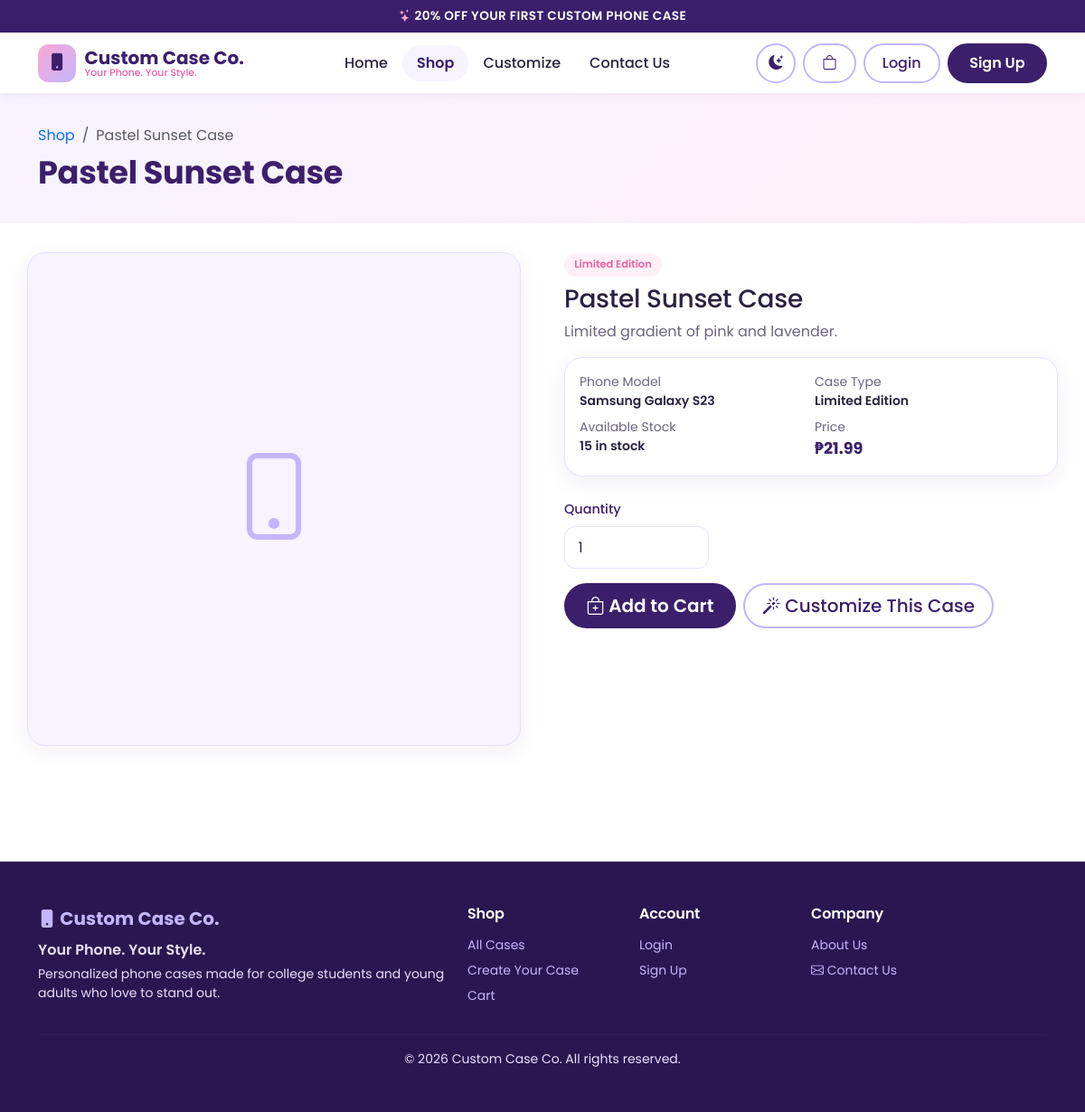
/product.php?id=6, run on the app's committed database.
### tables this page shows
CREATE TABLE products (
  id INT UNSIGNED AUTO_INCREMENT PRIMARY KEY,
  category_id INT UNSIGNED NOT NULL,
  phone_model_id INT UNSIGNED NULL,           
  name VARCHAR(150) NOT NULL,
  description TEXT NULL,
  price DECIMAL(10,2) NOT NULL,
  stock INT UNSIGNED NOT NULL DEFAULT 0,
  image VARCHAR(255) NULL,                    
  is_featured TINYINT(1) NOT NULL DEFAULT 0,
  is_active TINYINT(1) NOT NULL DEFAULT 1,
  created_at TIMESTAMP NOT NULL DEFAULT CURRENT_TIMESTAMP,
  updated_at TIMESTAMP NOT NULL DEFAULT CURRENT_TIMESTAMP ON UPDATE CURRENT_TIMESTAMP,
  CONSTRAINT chk_product_price CHECK (price >= 0),
  CONSTRAINT fk_products_category FOREIGN KEY (category_id)
    REFERENCES categories(id) ON DELETE RESTRICT ON UPDATE CASCADE,
  CONSTRAINT fk_products_model FOREIGN KEY (phone_model_id)
    REFERENCES phone_models(id) ON DELETE SET NULL ON UPDATE CASCADE,
  INDEX idx_products_active (is_active),
  INDEX idx_products_name (name)
);

CREATE TABLE categories (
  id INT UNSIGNED AUTO_INCREMENT PRIMARY KEY,
  name VARCHAR(80) NOT NULL UNIQUE,
  description VARCHAR(255) NULL,
  is_active TINYINT(1) NOT NULL DEFAULT 1,
  created_at TIMESTAMP NOT NULL DEFAULT CURRENT_TIMESTAMP
);

CREATE TABLE phone_brands (
  id INT UNSIGNED AUTO_INCREMENT PRIMARY KEY,
  name VARCHAR(50) NOT NULL UNIQUE,
  is_active TINYINT(1) NOT NULL DEFAULT 1
);

CREATE TABLE phone_models (
  id INT UNSIGNED AUTO_INCREMENT PRIMARY KEY,
  brand_id INT UNSIGNED NOT NULL,
  name VARCHAR(100) NOT NULL,
  is_active TINYINT(1) NOT NULL DEFAULT 1,
  created_at TIMESTAMP NOT NULL DEFAULT CURRENT_TIMESTAMP,
  UNIQUE KEY uq_brand_model (brand_id, name),
  CONSTRAINT fk_models_brand FOREIGN KEY (brand_id)
    REFERENCES phone_brands(id) ON DELETE CASCADE ON UPDATE CASCADE
);

### includes/functions.php (called while the page is built, shortened)
<?php
function e($value)
{
    return htmlspecialchars((string)$value, ENT_QUOTES, 'UTF-8');
}
function format_price($amount)
{
    return '₱' . number_format((float)$amount, 2);
}

### product.php (the view, shortened to what this page needs)
<?php
require_once 'config/database.php';
require_once 'includes/functions.php';
$id = $_GET['id'] ?? '';
$id = (int)$id;
$stmt = $pdo->prepare(
    "SELECT p.id, p.name, p.description, p.price, p.stock, p.image,
            c.name AS category_name,
            m.id AS model_id, m.name AS model_name, b.name AS brand_name
     FROM products p
     JOIN categories c ON c.id = p.category_id
     LEFT JOIN phone_models m ON m.id = p.phone_model_id
     LEFT JOIN phone_brands b ON b.id = m.brand_id
     WHERE p.id = :id AND p.is_active = 1"
);
$stmt->execute([':id' => $id]);
$product = $stmt->fetch();
require_once 'includes/header.php';
$inStock  = $product['stock'] > 0;
$maxQty   = min($product['stock'], 10);
?>
<div class="cc-page-header">
  <div class="container">
    <nav aria-label="breadcrumb">
      <ol class="breadcrumb mb-2 small">
        <li class="breadcrumb-item"><a href="<?= BASE_URL ?>/shop.php">Shop</a></li>
        <li class="breadcrumb-item active" aria-current="page"><?= e($product['name']) ?></li>
      </ol>
    </nav>
    <h1><?= e($product['name']) ?></h1>
  </div>
</div>
<div class="container cc-section pt-0">
  <div class="row g-5">
    <div class="col-lg-6">
      <div class="cc-card cc-product-img" style="border-radius: var(--cc-radius); aspect-ratio: 1/1;">
        <?php if ($product['image']): ?>
          <img src="<?= BASE_URL ?>/uploads/products/<?= e($product['image']) ?>" alt="<?= e($product['name']) ?>">
        <?php else: ?>
          <i class="bi bi-phone" style="font-size: 6rem;"></i>
        <?php endif; ?>
      </div>
    </div>
    <div class="col-lg-6">
      <span class="cc-tag mb-2 d-inline-block"><?= e($product['category_name']) ?></span>
      <h2 class="h3"><?= e($product['name']) ?></h2>
      <p class="text-muted mb-3">
        <?= $product['description'] ? nl2br(e($product['description'])) : 'No description provided for this case.' ?>
      </p>
      <div class="cc-card p-3 mb-4">
        <div class="row g-2 small">
          <div class="col-6">
            <span class="text-muted d-block">Phone Model</span>
            <span class="fw-semibold">
              <?= $product['model_name'] ? e($product['brand_name'] . ' ' . $product['model_name']) : 'Universal fit' ?>
            </span>
          </div>
          <div class="col-6">
            <span class="text-muted d-block">Case Type</span>
            <span class="fw-semibold"><?= e($product['category_name']) ?></span>
          </div>
          <div class="col-6">
            <span class="text-muted d-block">Available Stock</span>
            <span class="fw-semibold">
              <?= $inStock ? (int)$product['stock'] . ' in stock' : 'Out of stock' ?>
            </span>
          </div>
          <div class="col-6">
            <span class="text-muted d-block">Price</span>
            <span class="cc-price"><?= format_price($product['price']) ?></span>
          </div>
        </div>
      </div>
      <?php if ($inStock): ?>
        <form action="<?= BASE_URL ?>/actions/card-add.php" method="post" data-once class="mb-3">
          <label class="form-label" for="quantity">Quantity</label>
          <div class="d-flex align-items-center gap-2 mb-3" style="max-width: 160px;">
            <select class="form-select" id="quantity" name="quantity">
              <?php for ($i = 1; $i <= $maxQty; $i++): ?>
                <option value="<?= $i ?>"><?= $i ?></option>
              <?php endfor; ?>
            </select>
          </div>
          <div class="d-flex flex-wrap gap-2">
            <button type="submit" class="btn btn-cc-primary btn-lg">
              <i class="bi bi-bag-plus"></i> Add to Cart
            </button>
            <a href="<?= BASE_URL ?>/customize.php<?= $product['model_id'] ? '?model=' . (int)$product['model_id'] : '' ?>"
               class="btn btn-cc-outline btn-lg">
              <i class="bi bi-magic"></i> Customize This Case
            </a>
          </div>
        </form>
      <?php endif; ?>
    </div>
  </div>
</div>
<?php require_once 'includes/footer.php'; ?>

### assets/css/style.css (style rules this page uses)
:root { --cc-purple-dark: #3b1f6b; --cc-purple: #7c4dcc; --cc-purple-pastel: #c4b5fd; --cc-pink: #f9a8d4; --cc-pink-dark: #ec5fa5; --cc-lavender-bg: #f7f3ff; --cc-pink-bg: #fff0f8; --cc-white: #ffffff; --cc-text: #2b2140; --cc-muted: #6b6480; --cc-border: #e9e0ff; --cc-radius: 20px; --cc-radius-sm: 12px; --cc-shadow: 0 6px 24px rgba(59, 31, 107, .08); --cc-shadow-hover: 0 12px 32px rgba(59, 31, 107, .16); --cc-gradient: linear-gradient(135deg, var(--cc-pink), var(--cc-purple-pastel)); --primary: var(--cc-purple-dark); --primary-dark: #2a1650; --secondary: var(--cc-pink-dark); --accent: var(--cc-purple-pastel); --background: var(--cc-white); --surface: #ffffff; --text: var(--cc-text); --text-muted: var(--cc-muted); --border: var(--cc-border); --shadow: var(--cc-shadow); --radius: var(--cc-radius); --bs-body-font-family: 'Poppins', system-ui, sans-serif; --bs-body-color: var(--cc-text); --bs-link-color: var(--cc-purple); --bs-link-hover-color: var(--cc-pink-dark); --bs-border-color: var(--cc-border); }
body { font-family: var(--bs-body-font-family); color: var(--text); background: var(--background); -webkit-font-smoothing: antialiased; transition: background-color .25s ease, color .25s ease; }
h1, h2, h3, h4, h5, h6 { font-weight: 700; color: var(--primary); letter-spacing: -.01em; }
a { text-decoration: none; transition: color .2s; }
.text-muted { color: var(--text-muted) !important; }
.btn { transition: transform .2s, box-shadow .2s, background-color .2s, color .2s, border-color .2s; }
.btn-cc-primary { background: var(--primary); color: #fff; border: 2px solid var(--primary); border-radius: 50px; padding: .5rem 1.4rem; font-weight: 600; }
.btn-cc-outline { background: transparent; color: var(--primary); border: 2px solid var(--accent); border-radius: 50px; padding: .5rem 1.2rem; font-weight: 500; }
.cc-card { border: 1px solid var(--border); border-radius: var(--radius); background: var(--surface); box-shadow: var(--shadow); transition: background-color .25s, border-color .25s; }
.cc-product-img { aspect-ratio: 1 / 1; background: var(--cc-lavender-bg); display: flex; align-items: center; justify-content: center; color: var(--accent); font-size: 3rem; overflow: hidden; }
.cc-price { color: var(--primary); font-weight: 700; font-size: 1.1rem; }
.cc-tag { display: inline-block; background: var(--cc-pink-bg); color: var(--cc-pink-dark); font-size: .72rem; font-weight: 600; padding: .25rem .7rem; border-radius: 50px; }
.form-label { font-weight: 500; font-size: .9rem; color: var(--primary); }
.form-control, .form-select { border-radius: var(--cc-radius-sm); border: 1.5px solid var(--border); padding: .65rem .9rem; background: var(--surface); color: var(--text); }
.cc-section { padding: 4rem 0; }
.cc-page-header { background: linear-gradient(135deg, var(--cc-lavender-bg), var(--cc-pink-bg)); padding: 2.2rem 0; margin-bottom: 2rem; }
.cc-page-header h1 { font-size: clamp(1.6rem, 3.5vw, 2.2rem); margin: 0; }
html, body, .cc-navbar, .cc-card, .card, .form-control, .form-select, .dropdown-menu, .modal-content, .cc-footer, .cc-hero, .cc-page-header { transition: background-color .25s ease, color .25s ease, border-color .25s ease, box-shadow .25s ease; }
html, body, .cc-navbar, .card, .cc-card, .form-control, .form-select, .dropdown-menu, .modal-content, .cc-footer, .cc-hero, .cc-page-header { transition: background-color .25s ease, color .25s ease, border-color .25s ease, box-shadow .25s ease; }

### data on the page
products: name "Pastel Sunset Case", category.name "Limited Edition", description "Limited gradient of pink and lavender.", phone_brands.name "Samsung Galaxy S23", stock "15", price "₱21.99"

### other printed values
SITE_TAGLINE "Your Phone. Your Style."
form field quantity "1"
